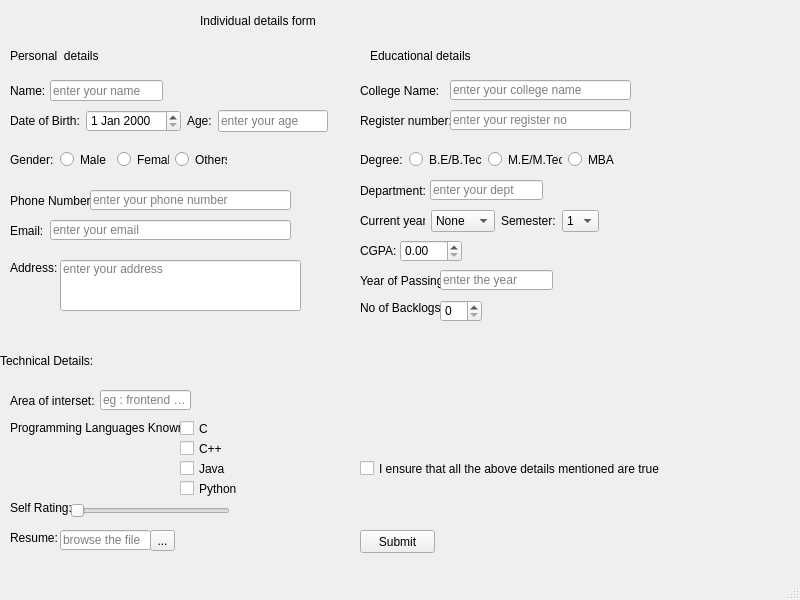
<?xml version="1.0" encoding="UTF-8"?>
<ui version="4.0">
 <class>MainWindow</class>
 <widget class="QMainWindow" name="MainWindow">
  <property name="geometry">
   <rect>
    <x>0</x>
    <y>0</y>
    <width>800</width>
    <height>600</height>
   </rect>
  </property>
  <property name="windowTitle">
   <string>MainWindow</string>
  </property>
  <widget class="QWidget" name="centralwidget">
   <widget class="QLabel" name="label">
    <property name="geometry">
     <rect>
      <x>200</x>
      <y>0</y>
      <width>291</width>
      <height>41</height>
     </rect>
    </property>
    <property name="styleSheet">
     <string notr="true">font: 75 20pt &quot;MS Shell Dlg 2&quot;;</string>
    </property>
    <property name="text">
     <string>Individual details form</string>
    </property>
   </widget>
   <widget class="QLabel" name="label_2">
    <property name="geometry">
     <rect>
      <x>10</x>
      <y>40</y>
      <width>201</width>
      <height>31</height>
     </rect>
    </property>
    <property name="styleSheet">
     <string notr="true">font: 18pt &quot;MS Shell Dlg 2&quot;;</string>
    </property>
    <property name="text">
     <string>Personal  details</string>
    </property>
   </widget>
   <widget class="QLabel" name="label_3">
    <property name="geometry">
     <rect>
      <x>10</x>
      <y>80</y>
      <width>47</width>
      <height>21</height>
     </rect>
    </property>
    <property name="text">
     <string>Name:</string>
    </property>
   </widget>
   <widget class="QLineEdit" name="lineEdit">
    <property name="geometry">
     <rect>
      <x>50</x>
      <y>80</y>
      <width>113</width>
      <height>21</height>
     </rect>
    </property>
    <property name="placeholderText">
     <string>enter your name </string>
    </property>
   </widget>
   <widget class="QLabel" name="label_7">
    <property name="geometry">
     <rect>
      <x>10</x>
      <y>190</y>
      <width>81</width>
      <height>21</height>
     </rect>
    </property>
    <property name="text">
     <string>Phone Number:</string>
    </property>
   </widget>
   <widget class="QLineEdit" name="lineEdit_3">
    <property name="geometry">
     <rect>
      <x>90</x>
      <y>190</y>
      <width>201</width>
      <height>20</height>
     </rect>
    </property>
    <property name="placeholderText">
     <string>enter your phone number</string>
    </property>
   </widget>
   <widget class="QLabel" name="label_8">
    <property name="geometry">
     <rect>
      <x>10</x>
      <y>220</y>
      <width>47</width>
      <height>21</height>
     </rect>
    </property>
    <property name="text">
     <string>Email:</string>
    </property>
   </widget>
   <widget class="QLineEdit" name="lineEdit_4">
    <property name="geometry">
     <rect>
      <x>50</x>
      <y>220</y>
      <width>241</width>
      <height>20</height>
     </rect>
    </property>
    <property name="placeholderText">
     <string>enter your email</string>
    </property>
   </widget>
   <widget class="QLabel" name="label_9">
    <property name="geometry">
     <rect>
      <x>10</x>
      <y>260</y>
      <width>47</width>
      <height>16</height>
     </rect>
    </property>
    <property name="text">
     <string>Address:</string>
    </property>
   </widget>
   <widget class="QLineEdit" name="lineEdit_5">
    <property name="geometry">
     <rect>
      <x>60</x>
      <y>260</y>
      <width>241</width>
      <height>51</height>
     </rect>
    </property>
    <property name="alignment">
     <set>Qt::AlignLeading|Qt::AlignLeft|Qt::AlignTop</set>
    </property>
    <property name="placeholderText">
     <string>enter your address</string>
    </property>
   </widget>
   <widget class="QLabel" name="label_10">
    <property name="geometry">
     <rect>
      <x>370</x>
      <y>40</y>
      <width>231</width>
      <height>31</height>
     </rect>
    </property>
    <property name="styleSheet">
     <string notr="true">font: 75 18pt &quot;MS Shell Dlg 2&quot;;</string>
    </property>
    <property name="text">
     <string>Educational details</string>
    </property>
   </widget>
   <widget class="QLabel" name="label_11">
    <property name="geometry">
     <rect>
      <x>360</x>
      <y>80</y>
      <width>91</width>
      <height>21</height>
     </rect>
    </property>
    <property name="text">
     <string>College Name:</string>
    </property>
   </widget>
   <widget class="QLineEdit" name="lineEdit_6">
    <property name="geometry">
     <rect>
      <x>450</x>
      <y>80</y>
      <width>181</width>
      <height>20</height>
     </rect>
    </property>
    <property name="placeholderText">
     <string>enter your college name</string>
    </property>
   </widget>
   <widget class="QLabel" name="label_12">
    <property name="geometry">
     <rect>
      <x>360</x>
      <y>110</y>
      <width>91</width>
      <height>21</height>
     </rect>
    </property>
    <property name="text">
     <string>Register number:</string>
    </property>
   </widget>
   <widget class="QLineEdit" name="lineEdit_7">
    <property name="geometry">
     <rect>
      <x>450</x>
      <y>110</y>
      <width>181</width>
      <height>20</height>
     </rect>
    </property>
    <property name="text">
     <string/>
    </property>
    <property name="placeholderText">
     <string>enter your register no</string>
    </property>
   </widget>
   <widget class="QLabel" name="label_14">
    <property name="geometry">
     <rect>
      <x>360</x>
      <y>180</y>
      <width>71</width>
      <height>21</height>
     </rect>
    </property>
    <property name="text">
     <string>Department:</string>
    </property>
   </widget>
   <widget class="QLineEdit" name="lineEdit_8">
    <property name="geometry">
     <rect>
      <x>430</x>
      <y>180</y>
      <width>113</width>
      <height>20</height>
     </rect>
    </property>
    <property name="placeholderText">
     <string>enter your dept</string>
    </property>
   </widget>
   <widget class="QLabel" name="label_17">
    <property name="geometry">
     <rect>
      <x>360</x>
      <y>240</y>
      <width>47</width>
      <height>21</height>
     </rect>
    </property>
    <property name="text">
     <string>CGPA:</string>
    </property>
   </widget>
   <widget class="QDoubleSpinBox" name="doubleSpinBox">
    <property name="geometry">
     <rect>
      <x>400</x>
      <y>240</y>
      <width>62</width>
      <height>22</height>
     </rect>
    </property>
   </widget>
   <widget class="QLabel" name="label_18">
    <property name="geometry">
     <rect>
      <x>360</x>
      <y>270</y>
      <width>91</width>
      <height>21</height>
     </rect>
    </property>
    <property name="text">
     <string>Year of Passing:</string>
    </property>
   </widget>
   <widget class="QLineEdit" name="lineEdit_9">
    <property name="geometry">
     <rect>
      <x>440</x>
      <y>270</y>
      <width>113</width>
      <height>20</height>
     </rect>
    </property>
    <property name="text">
     <string/>
    </property>
    <property name="placeholderText">
     <string>enter the year</string>
    </property>
   </widget>
   <widget class="QLabel" name="label_19">
    <property name="geometry">
     <rect>
      <x>360</x>
      <y>300</y>
      <width>91</width>
      <height>16</height>
     </rect>
    </property>
    <property name="text">
     <string>No of Backlogs:</string>
    </property>
   </widget>
   <widget class="QSpinBox" name="spinBox">
    <property name="geometry">
     <rect>
      <x>440</x>
      <y>300</y>
      <width>42</width>
      <height>22</height>
     </rect>
    </property>
   </widget>
   <widget class="QLabel" name="label_20">
    <property name="geometry">
     <rect>
      <x>0</x>
      <y>340</y>
      <width>251</width>
      <height>41</height>
     </rect>
    </property>
    <property name="styleSheet">
     <string notr="true">font: 75 18pt &quot;MS Shell Dlg 2&quot;;</string>
    </property>
    <property name="text">
     <string>Technical Details:</string>
    </property>
   </widget>
   <widget class="QLabel" name="label_21">
    <property name="geometry">
     <rect>
      <x>10</x>
      <y>390</y>
      <width>101</width>
      <height>21</height>
     </rect>
    </property>
    <property name="text">
     <string>Area of interset:</string>
    </property>
   </widget>
   <widget class="QLineEdit" name="lineEdit_10">
    <property name="geometry">
     <rect>
      <x>100</x>
      <y>390</y>
      <width>91</width>
      <height>20</height>
     </rect>
    </property>
    <property name="placeholderText">
     <string>eg : frontend etc</string>
    </property>
   </widget>
   <widget class="QLabel" name="label_22">
    <property name="geometry">
     <rect>
      <x>10</x>
      <y>420</y>
      <width>181</width>
      <height>16</height>
     </rect>
    </property>
    <property name="text">
     <string>Programming Languages Known:</string>
    </property>
   </widget>
   <widget class="QCheckBox" name="checkBox">
    <property name="geometry">
     <rect>
      <x>180</x>
      <y>420</y>
      <width>70</width>
      <height>17</height>
     </rect>
    </property>
    <property name="text">
     <string>C</string>
    </property>
   </widget>
   <widget class="QCheckBox" name="checkBox_2">
    <property name="geometry">
     <rect>
      <x>180</x>
      <y>440</y>
      <width>70</width>
      <height>17</height>
     </rect>
    </property>
    <property name="text">
     <string>C++</string>
    </property>
   </widget>
   <widget class="QCheckBox" name="checkBox_3">
    <property name="geometry">
     <rect>
      <x>180</x>
      <y>460</y>
      <width>70</width>
      <height>17</height>
     </rect>
    </property>
    <property name="text">
     <string>Java</string>
    </property>
   </widget>
   <widget class="QCheckBox" name="checkBox_4">
    <property name="geometry">
     <rect>
      <x>180</x>
      <y>480</y>
      <width>70</width>
      <height>17</height>
     </rect>
    </property>
    <property name="text">
     <string>Python</string>
    </property>
   </widget>
   <widget class="QLabel" name="label_23">
    <property name="geometry">
     <rect>
      <x>10</x>
      <y>500</y>
      <width>81</width>
      <height>16</height>
     </rect>
    </property>
    <property name="text">
     <string>Self Rating:</string>
    </property>
   </widget>
   <widget class="QSlider" name="horizontalSlider">
    <property name="geometry">
     <rect>
      <x>70</x>
      <y>500</y>
      <width>160</width>
      <height>22</height>
     </rect>
    </property>
    <property name="orientation">
     <enum>Qt::Horizontal</enum>
    </property>
   </widget>
   <widget class="QLabel" name="label_24">
    <property name="geometry">
     <rect>
      <x>10</x>
      <y>530</y>
      <width>47</width>
      <height>16</height>
     </rect>
    </property>
    <property name="text">
     <string>Resume:</string>
    </property>
   </widget>
   <widget class="QLineEdit" name="lineEdit_11">
    <property name="geometry">
     <rect>
      <x>60</x>
      <y>530</y>
      <width>91</width>
      <height>20</height>
     </rect>
    </property>
    <property name="placeholderText">
     <string>browse the file</string>
    </property>
   </widget>
   <widget class="QCheckBox" name="checkBox_5">
    <property name="geometry">
     <rect>
      <x>360</x>
      <y>460</y>
      <width>301</width>
      <height>17</height>
     </rect>
    </property>
    <property name="text">
     <string>I ensure that all the above details mentioned are true</string>
    </property>
   </widget>
   <widget class="QToolButton" name="toolButton">
    <property name="geometry">
     <rect>
      <x>150</x>
      <y>530</y>
      <width>25</width>
      <height>21</height>
     </rect>
    </property>
    <property name="text">
     <string>...</string>
    </property>
   </widget>
   <widget class="QPushButton" name="pushButton">
    <property name="geometry">
     <rect>
      <x>360</x>
      <y>530</y>
      <width>75</width>
      <height>23</height>
     </rect>
    </property>
    <property name="text">
     <string>Submit</string>
    </property>
   </widget>
   <widget class="QWidget" name="">
    <property name="geometry">
     <rect>
      <x>10</x>
      <y>110</y>
      <width>318</width>
      <height>22</height>
     </rect>
    </property>
    <layout class="QHBoxLayout" name="horizontalLayout">
     <item>
      <widget class="QLabel" name="label_4">
       <property name="text">
        <string>Date of Birth:</string>
       </property>
      </widget>
     </item>
     <item>
      <widget class="QDateEdit" name="dateEdit"/>
     </item>
     <item>
      <widget class="QLabel" name="label_5">
       <property name="text">
        <string>Age:</string>
       </property>
      </widget>
     </item>
     <item>
      <widget class="QLineEdit" name="lineEdit_2">
       <property name="placeholderText">
        <string>enter your age</string>
       </property>
      </widget>
     </item>
    </layout>
   </widget>
   <widget class="QWidget" name="">
    <property name="geometry">
     <rect>
      <x>10</x>
      <y>150</y>
      <width>217</width>
      <height>19</height>
     </rect>
    </property>
    <layout class="QHBoxLayout" name="horizontalLayout_2">
     <item>
      <widget class="QLabel" name="label_6">
       <property name="text">
        <string>Gender:</string>
       </property>
      </widget>
     </item>
     <item>
      <widget class="QRadioButton" name="radioButton">
       <property name="text">
        <string>Male</string>
       </property>
      </widget>
     </item>
     <item>
      <widget class="QRadioButton" name="radioButton_2">
       <property name="text">
        <string>Female</string>
       </property>
      </widget>
     </item>
     <item>
      <widget class="QRadioButton" name="radioButton_3">
       <property name="text">
        <string>Others</string>
       </property>
      </widget>
     </item>
    </layout>
   </widget>
   <widget class="QWidget" name="">
    <property name="geometry">
     <rect>
      <x>360</x>
      <y>150</y>
      <width>259</width>
      <height>19</height>
     </rect>
    </property>
    <layout class="QHBoxLayout" name="horizontalLayout_3">
     <item>
      <widget class="QLabel" name="label_13">
       <property name="text">
        <string>Degree:</string>
       </property>
      </widget>
     </item>
     <item>
      <widget class="QRadioButton" name="radioButton_4">
       <property name="text">
        <string>B.E/B.Tech</string>
       </property>
      </widget>
     </item>
     <item>
      <widget class="QRadioButton" name="radioButton_5">
       <property name="text">
        <string>M.E/M.Tech</string>
       </property>
      </widget>
     </item>
     <item>
      <widget class="QRadioButton" name="radioButton_6">
       <property name="text">
        <string>MBA</string>
       </property>
      </widget>
     </item>
    </layout>
   </widget>
   <widget class="QWidget" name="">
    <property name="geometry">
     <rect>
      <x>360</x>
      <y>210</y>
      <width>239</width>
      <height>22</height>
     </rect>
    </property>
    <layout class="QHBoxLayout" name="horizontalLayout_4">
     <item>
      <widget class="QLabel" name="label_15">
       <property name="text">
        <string>Current year: </string>
       </property>
      </widget>
     </item>
     <item>
      <widget class="QComboBox" name="comboBox">
       <item>
        <property name="text">
         <string>None</string>
        </property>
       </item>
       <item>
        <property name="text">
         <string>1st year</string>
        </property>
       </item>
       <item>
        <property name="text">
         <string>2nd year</string>
        </property>
       </item>
       <item>
        <property name="text">
         <string>3rd year</string>
        </property>
       </item>
       <item>
        <property name="text">
         <string>4th year</string>
        </property>
       </item>
      </widget>
     </item>
     <item>
      <widget class="QLabel" name="label_16">
       <property name="text">
        <string>Semester:</string>
       </property>
      </widget>
     </item>
     <item>
      <widget class="QComboBox" name="comboBox_2">
       <item>
        <property name="text">
         <string>1</string>
        </property>
       </item>
       <item>
        <property name="text">
         <string>2</string>
        </property>
       </item>
       <item>
        <property name="text">
         <string>3</string>
        </property>
       </item>
       <item>
        <property name="text">
         <string>4</string>
        </property>
       </item>
       <item>
        <property name="text">
         <string>5</string>
        </property>
       </item>
       <item>
        <property name="text">
         <string>6</string>
        </property>
       </item>
       <item>
        <property name="text">
         <string>7</string>
        </property>
       </item>
       <item>
        <property name="text">
         <string>8</string>
        </property>
       </item>
      </widget>
     </item>
    </layout>
   </widget>
  </widget>
  <widget class="QMenuBar" name="menubar">
   <property name="geometry">
    <rect>
     <x>0</x>
     <y>0</y>
     <width>800</width>
     <height>21</height>
    </rect>
   </property>
  </widget>
  <widget class="QStatusBar" name="statusbar"/>
 </widget>
 <resources/>
 <connections/>
</ui>
